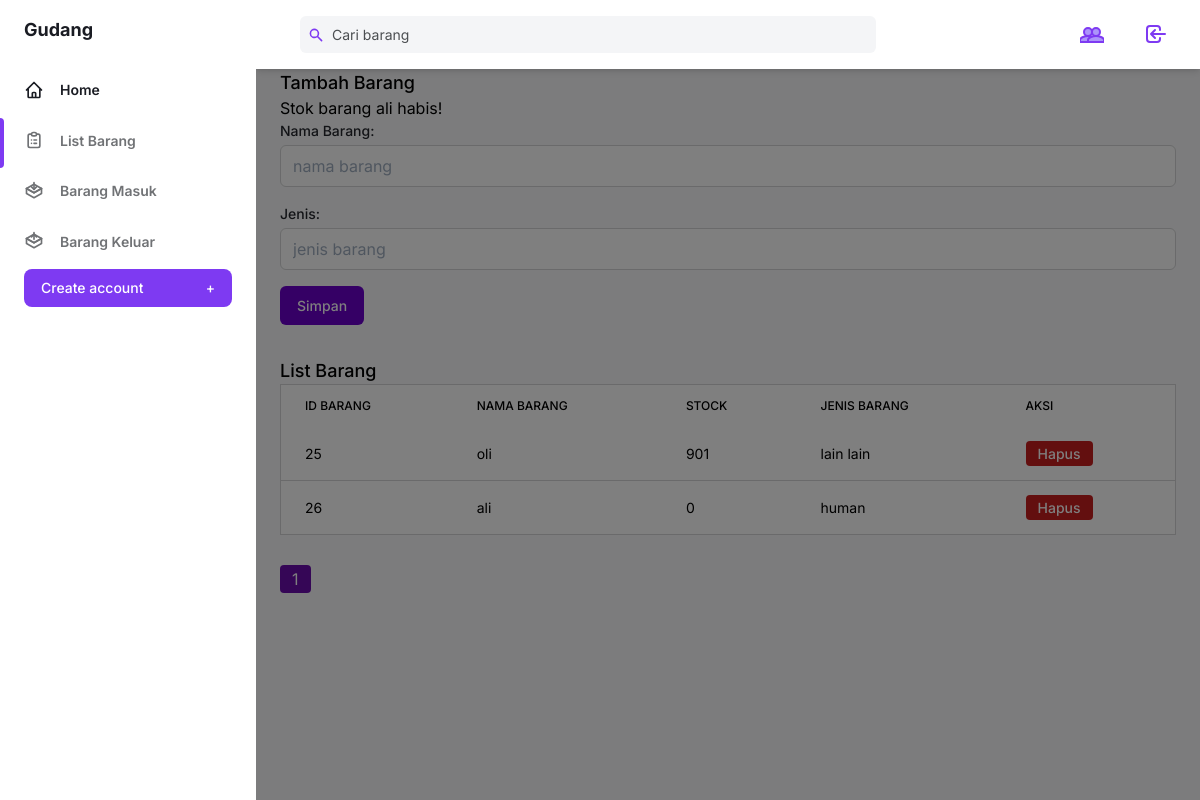
Page /tambah_barang.php (signed in) on the earlier database version.
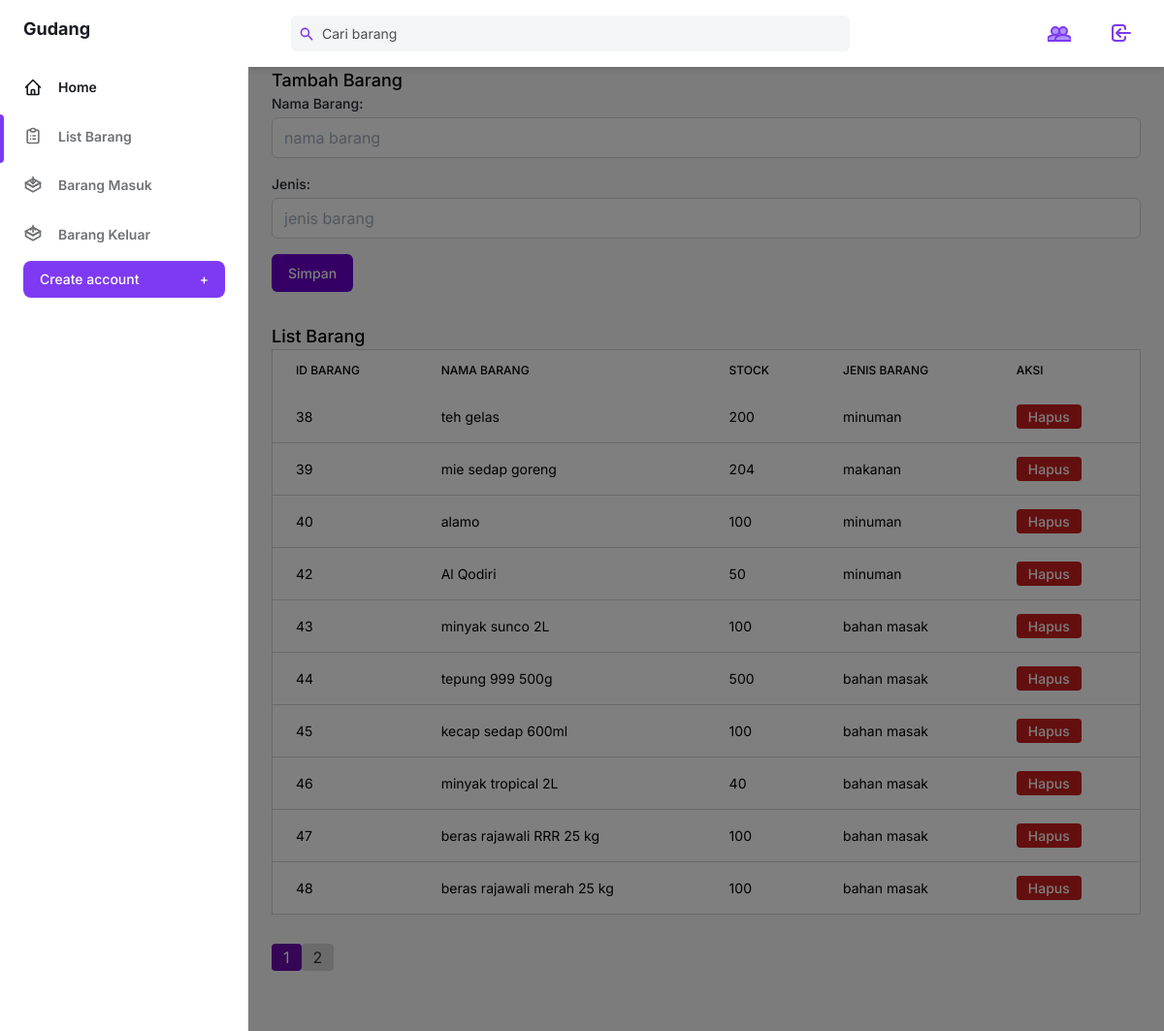
Same page on the later database version.
### tables this page shows
CREATE TABLE `barang` (
  `id_barang` int(11) NOT NULL,
  `nama_barang` varchar(255) DEFAULT NULL,
  `stock` int(11) DEFAULT NULL,
  `jenis` varchar(20) NOT NULL
);

### tambah_barang.php (the view, shortened to what this page needs)
<?php
include 'config.php';
$limit = 10;
$page = isset($_GET['page']) ? $_GET['page'] : 1;
$offset = ($page - 1) * $limit;
$query_barang = "SELECT * FROM barang LIMIT $limit OFFSET $offset";
$result_barang = $connect->query($query_barang);
$total_barang = $connect->query("SELECT COUNT(*) AS total FROM barang")->fetch_assoc()['total'];
$total_pages = ceil($total_barang / $limit);
?>
<!DOCTYPE html>
<html :class="{ 'theme-dark': dark }" x-data="data()" lang="en">
  <head>
    <link rel="stylesheet" href="./assets/css/tailwind.output.css" />
    <link
      rel="stylesheet"
      href="https://cdnjs.cloudflare.com/ajax/libs/Chart.js/2.9.3/Chart.min.css"
    />
    <link rel="stylesheet" href="./assets/css/baru.css">
  </head>
  <body>
    <div
      class="flex h-screen bg-gray-50 dark:bg-gray-900"
      :class="{ 'overflow-hidden': isSideMenuOpen }"
    >
      <aside
        class="z-20 hidden w-64 overflow-y-auto bg-white dark:bg-gray-800 md:block flex-shrink-0"
      >
        <div class="py-4 text-gray-500 dark:text-gray-400">
          <a
            class="ml-6 text-lg font-bold text-gray-800 dark:text-gray-200"
            href="#"
          >
            Gudang
          </a>
          <ul class="mt-6">
            <li class="relative px-6 py-3">
              <a
                class="inline-flex items-center w-full text-sm font-semibold text-gray-800 transition-colors duration-150 hover:text-gray-800 dark:hover:text-gray-200 dark:text-gray-100"
                href="index.php"
              >
                <svg
                  class="w-5 h-5"
                  aria-hidden="true"
                  fill="none"
                  stroke-linecap="round"
                  stroke-linejoin="round"
                  stroke-width="2"
                  viewBox="0 0 24 24"
                  stroke="currentColor"
                >
                  <path
                    d="M3 12l2-2m0 0l7-7 7 7M5 10v10a1 1 0 001 1h3m10-11l2 2m-2-2v10a1 1 0 01-1 1h-3m-6 0a1 1 0 001-1v-4a1 1 0 011-1h2a1 1 0 011 1v4a1 1 0 001 1m-6 0h6"
                  ></path>
                </svg>
                <span class="ml-4">Home</span>
              </a>
            </li>
          </ul>
          <ul>
            <li class="relative px-6 py-3">
            <span
                class="absolute inset-y-0 left-0 w-1 bg-purple-600 rounded-tr-lg rounded-br-lg"
                aria-hidden="true"
              ></span>
              <a
                class="inline-flex items-center w-full text-sm font-semibold transition-colors duration-150 hover:text-gray-800 dark:hover:text-gray-200"
                href="tambah_barang.php"
              >
                <span class="ml-4">List Barang</span>
              </a>
            </li>
            <li class="relative px-6 py-3">
              <a
                class="inline-flex items-center w-full text-sm font-semibold transition-colors duration-150 hover:text-gray-800 dark:hover:text-gray-200"
                href="barang_masuk.php"
              >
                <span class="ml-4">Barang Masuk</span>
              </a>
            </li>
            <li class="relative px-6 py-3">
              <a
                class="inline-flex items-center w-full text-sm font-semibold transition-colors duration-150 hover:text-gray-800 dark:hover:text-gray-200"
                href="barang_keluar.php"
              >
                <span class="ml-4">Barang Keluar</span>
              </a>
            </li>
           <?php if ($_SESSION['role_id'] == '1') : ?>
          <div class="px-6 my-5">
            <a href="pages/user_add.php">
            <button
              class="flex items-center justify-between w-full px-4 py-2 text-sm font-medium leading-5 text-white transition-colors duration-150 bg-purple-600 border border-transparent rounded-lg active:bg-purple-600 hover:bg-purple-700 focus:outline-none focus:shadow-outline-purple"
            >
              Create account
              <span class="ml-2" aria-hidden="true">+</span>
            </button>
            </a>
          </div>
          <?php endif; ?>
          </ul>
        </div>
      </aside>
      <div
        x-show="isSideMenuOpen"
        x-transition:enter="transition ease-in-out duration-150"
        x-transition:enter-start="opacity-0"
        x-transition:enter-end="opacity-100"
        x-transition:leave="transition ease-in-out duration-150"
        x-transition:leave-start="opacity-100"
        x-transition:leave-end="opacity-0"
        class="fixed inset-0 z-10 flex items-end bg-black bg-opacity-50 sm:items-center sm:justify-center"
      ></div>
      <div class="flex flex-col flex-1 w-full">
        <header class="z-10 py-4 bg-white shadow-md dark:bg-gray-800">
          <div
            class="container flex items-center justify-between h-full px-6 mx-auto text-purple-600 dark:text-purple-300"
          >
            <div class="flex justify-center flex-1 lg:mr-32">
              <div
                class="relative w-full max-w-xl mr-6 focus-within:text-purple-500"
              >
                <div class="absolute inset-y-0 flex items-center pl-2">
                  <svg
                    class="w-4 h-4"
                    aria-hidden="true"
                    fill="currentColor"
                    viewBox="0 0 20 20"
                  >
                    <path
                      fill-rule="evenodd"
                      d="M8 4a4 4 0 100 8 4 4 0 000-8zM2 8a6 6 0 1110.89 3.476l4.817 4.817a1 1 0 01-1.414 1.414l-4.816-4.816A6 6 0 012 8z"
                      clip-rule="evenodd"
                    ></path>
                  </svg>
                </div>
                <input
                  class="w-full pl-8 pr-2 text-sm text-gray-700 placeholder-gray-600 bg-gray-100 border-0 rounded-md dark:placeholder-gray-500 dark:focus:shadow-outline-gray dark:focus:placeholder-gray-600 dark:bg-gray-700 dark:text-gray-200 focus:placeholder-gray-500 focus:bg-white focus:border-purple-300 focus:outline-none focus:shadow-outline-purple form-input"
                  type="text"
                  placeholder="Cari barang"
                  aria-label="Search"
                />
              </div>
            </div>
            <ul class="flex items-center flex-shrink-0 space-x-6">
              <li class="flex">
              <?php if ($_SESSION['role_id'] == '1') : ?>
                <button>
                      <a
                        class="inline-flex items-center w-full px-2 py-1 text-sm font-semibold transition-colors duration-150 rounded-md hover:bg-gray-100 hover:text-gray-800 dark:hover:bg-gray-800 dark:hover:text-gray-200"
                        href="user.php"
                      >
                      </a>
                  </button>
                  <?php endif; ?>
                </li>
              <li class="flex">
                <button>
                      <a
                        class="inline-flex items-center w-full px-2 py-1 text-sm font-semibold transition-colors duration-150 rounded-md hover:bg-gray-100 hover:text-gray-800 dark:hover:bg-gray-800 dark:hover:text-gray-200"
                        href="logout.php"
                      >
                        <svg
                          class="w-6 h-6"
                          aria-hidden="true"
                          fill="none"
                          stroke-linecap="round"
                          stroke-linejoin="round"
                          stroke-width="2"
                          viewBox="0 0 24 24"
                          stroke="currentColor"
                        >
                          <path
                            d="M11 16l-4-4m0 0l4-4m-4 4h14m-5 4v1a3 3 0 01-3 3H6a3 3 0 01-3-3V7a3 3 0 013-3h7a3 3 0 013 3v1"
                          ></path>
                        </svg>
                      </a>
                  </button>
                </li>
            </ul>
          </div>
        </header>
    <main class="h-full pb-16 overflow-y-auto">
          <div class="container px-6 mx-auto grid">
            <div class="container">
        <h1 class="text-lg leading-3 font-medium text-gray-900 dark:text-gray-200">Tambah Barang</h1>
        <?php if (isset($_SESSION['notif'])) { ?>
          <div class="alert alert-warning" :class="{'alert-dark': dark, 'alert-light': !dark}" role="alert">
                <?php echo $_SESSION['notif']; unset($_SESSION['notif']); ?>
            </div>
        <?php } ?>
        <form action="tambah_barang.php" method="post" class="mt-5">
            <div class="mb-4">
                <label for="nama_barang" class="block text-sm font-medium text-gray-700 dark:text-gray-200">Nama Barang:</label>
                <input type="text" name="nama_barang" id="nama_barang" class="mt-1 block w-full px-3 py-2 bg-white border border-gray-300 rounded-md shadow-sm dark:border-gray-600 dark:bg-gray-700 focus:border-purple-400 focus:outline-none focus:shadow-outline-purple dark:text-gray-300 dark:focus:shadow-outline-gray sm:text-sm" placeholder="nama barang" required>
            </div>
            <div class="mb-4">
                <label for="jenis" class="block text-sm font-medium text-gray-700 dark:text-gray-200">Jenis:</label>
                <input type="text" name="jenis" id="jenis" class="mt-1 block w-full px-3 py-2 bg-white border border-gray-300 rounded-md shadow-sm dark:border-gray-600 dark:bg-gray-700 focus:border-purple-400 focus:outline-none focus:shadow-outline-purple dark:text-gray-300 dark:focus:shadow-outline-gray sm:text-sm" placeholder="jenis barang" required>
            </div>
            <input type="submit" name="simpan" value="Simpan" class="inline-flex justify-center py-2 px-4 border border-transparent shadow-sm text-sm font-medium rounded-md text-white focus:outline-none focus:ring-2 focus:ring-offset-2 focus:ring-indigo-500" style="background-color: #6A00CC; hover: background-color: #7A00DD;">
        </form>
        <h1 class="text-lg leading-3 font-medium text-gray-900 dark:text-gray-200 mt-8">List Barang</h1>
        <div class="overflow-x-auto">
        <table class="min-w-full w-full bg-white border border-gray-200 dark:bg-gray-800 dark:border-gray-700">
          <thead class="bg-gray-800">
            <tr>
                <th scope="col" class="px-6 py-3 text-left text-xs font-medium text-gray-300 dark:text-gray-200 uppercase tracking-wider">ID Barang</th>
                <th scope="col" class="px-6 py-3 text-left text-xs font-medium text-gray-300 dark:text-gray-200 uppercase tracking-wider">Nama Barang</th>
                <th scope="col" class="px-6 py-3 text-left text-xs font-medium text-gray-300 dark:text-gray-200 uppercase tracking-wider">Stock</th>
                <th scope="col" class="px-6 py-3 text-left text-xs font-medium text-gray-300 dark:text-gray-200 uppercase tracking-wider">Jenis Barang</th>
                <th scope="col" class="px-6 py-3 text-left text-xs font-medium text-gray-300 dark:text-gray-200 uppercase tracking-wider">Aksi</th>
            </tr>
          </thead>
            <tbody class="bg-gray-900 divide-y divide-gray-700">
              <?php
              $result_barang->data_seek(0);
              if ($result_barang->num_rows > 0) {
                while ($row = $result_barang->fetch_assoc()) {
                    echo "<tr>
                            <td class='px-6 py-4 whitespace-nowrap text-sm text-gray-300 dark:text-gray-200'>" . $row['id_barang'] . "</td>
                            <td class='px-6 py-4 whitespace-nowrap text-sm text-gray-300 dark:text-gray-200'>" . $row['nama_barang'] . "</td>
                            <td class='px-6 py-4 whitespace-nowrap text-sm text-gray-300 dark:text-gray-200'>" . $row['stock'] . "</td>
                            <td class='px-6 py-4 whitespace-nowrap text-sm text-gray-300 dark:text-gray-200'>" . $row['jenis'] . "</td>
                            <td class='px-6 py-4 whitespace-nowrap text-right text-sm font-medium'>
                            <a href='barang_hapus.php?id=" . $row["id_barang"] . "' style='background-color: #c81e1e;' class='text-white px-3 py-1 rounded hover:bg-red-700'>Hapus</a>
                            </td>
                          </tr>";
                }
            } else {
                echo "<tr><td colspan='4' class='px-6 py-4 whitespace-nowrap text-sm text-gray-300'>Tidak ada data barang</td></tr>";
            }
            ?>
            </tbody>
        </table>
      </div>
        <nav class="mt-8">
          <ul class="pagination flex">
            <?php for ($i = 1; $i <= $total_pages; $i++) { ?>
                <li class="page-item <?php if ($i == $page) echo 'active'; ?>">
                <a class="page-link px-3 py-1 rounded mx-1 <?php if ($i == $page) echo 'bg-active'; else echo 'bg-inactive'; ?>" href="tambah_barang.php?page=<?= $i; ?>"><?= $i; ?></a>
                </li>
            <?php } ?>
            </ul>
          </nav>
      </div>
    </main>
  </div>
</body>
</html>

### assets/css/baru.css (style rules this page uses)
.bg-active { background-color: #6a0dad; color: white; }
.bg-inactive { background-color: #d7d7d7; color: #333; }

Differences in the rows shown:
removed barang: id_barang "25", nama_barang "oli", stock "901", jenis "lain lain"
removed barang: id_barang "26", nama_barang "ali", stock "0", jenis "human"
added barang: id_barang "38", nama_barang "teh gelas", stock "200", jenis "minuman"
added barang: id_barang "39", nama_barang "mie sedap goreng", stock "204", jenis "makanan"
added barang: id_barang "40", nama_barang "alamo", stock "100", jenis "minuman"
added barang: id_barang "42", nama_barang "Al Qodiri", stock "50", jenis "minuman"
added barang: id_barang "43", nama_barang "minyak sunco 2L", stock "100", jenis "bahan masak"
added barang: id_barang "44", nama_barang "tepung 999 500g", stock "500", jenis "bahan masak"
added barang: id_barang "45", nama_barang "kecap sedap 600ml", stock "100", jenis "bahan masak"
added barang: id_barang "46", nama_barang "minyak tropical 2L", stock "40", jenis "bahan masak"
added barang: id_barang "47", nama_barang "beras rajawali RRR 25 kg", stock "100", jenis "bahan masak"
added barang: id_barang "48", nama_barang "beras rajawali merah 25 kg", stock "100", jenis "bahan masak"
Other differences:
$_SESSION['notif']: "Stok barang ali habis!" → (not shown)
new list line: "2"
